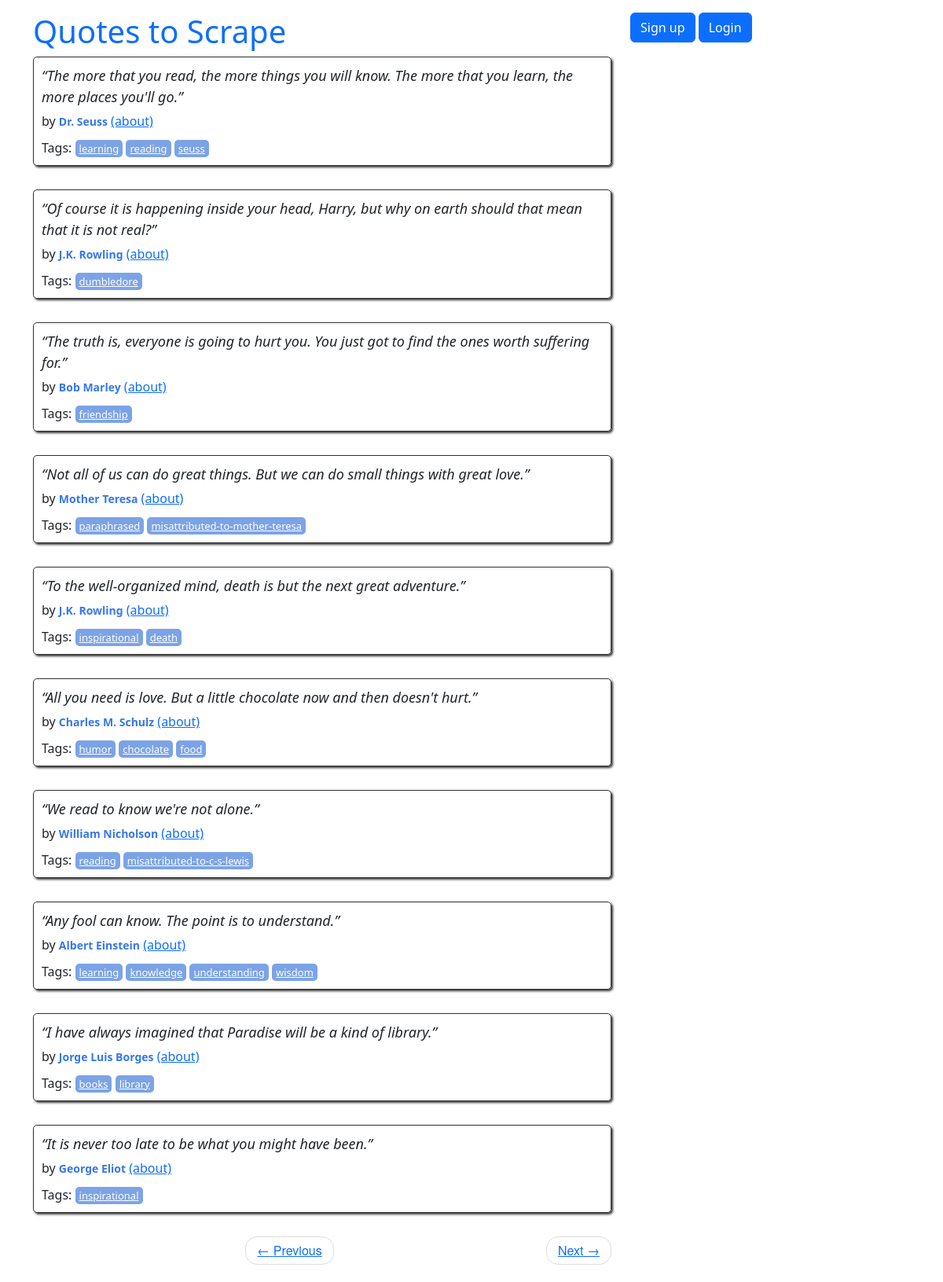
/4, run on the app's committed database.
### quotes/models.py (models this page shows, shortened)
class Quote(models.Model):
    quote = models.TextField()
    tags = models.ManyToManyField(Tag)
    author = models.ForeignKey(Author, on_delete=models.CASCADE, default=None, null=True)
    created_at = models.DateTimeField(auto_now_add=True)

class Author(models.Model):
    fullname = models.CharField(max_length=50)
    born_date = models.CharField(max_length=50)
    born_location = models.CharField(max_length=150)
    description = models.TextField()
    created_at = models.DateTimeField(auto_now_add=True)

class Tag(models.Model):
    name = models.CharField(max_length=30, null=False, unique=True)

### quotes/views.py (the view)
# urls.py: path('', views.main, name='root'),
def main(request, page=1):
    quotes = Quote.objects.order_by('id')
    per_page = 10
    paginator = Paginator(quotes, per_page)
    try:
        quotes_on_page = paginator.page(page)
    except EmptyPage:
        quotes_on_page = paginator.page(paginator.num_pages)
    return render(request, 'quotes/index.html', context={'quotes': quotes_on_page})

### quotes/templates/quotes/index.html
{% extends 'quotes/base.html' %}
{% load extract %}
{% block content %}
<div class="row">
    <div class="col-md-8">
        {% for quote in quotes %}
        <div class="quote" itemscope="">
            <span class="text" itemprop="text">{{quote.quote}}</span>
            <span>by <small class="author" itemprop="author">{{quote.author.fullname}}</small>
            <a href="/author/{{quote.author.id}}">(about)</a>
            </span>
            <div class="tags">
                Tags:
                {% for tag in quote.tags.all %}
                <a class="tag" href="/tag/{{tag.name}}">{{tag.name}}</a>
                {% endfor %}
            </div>
        </div>
        {% endfor %}
        <nav>
            <ul class="pager">
                <li class="previous">
                    <a class="{% if not quotes.has_previous %} disabled {% endif %}"
                       href="{% if quotes.has_previous %} {% url 'quotes:root_paginate' quotes.previous_page_number %} {% else %} # {% endif %}">
                        <span aria-hidden="true">←</span> Previous
                    </a>
                </li>
                <li class="next">
                    <a class="{% if not quotes.has_next %} disabled {% endif %}"
                       href="{% if quotes.has_next %} {% url 'quotes:root_paginate' quotes.next_page_number %} {% else %} # {% endif %}">
                        Next <span aria-hidden="true">→</span></a>
                </li>
            </ul>
        </nav>
    </div>
</div>
{% endblock %}

### quotes/static/quotes/main_style.css (style rules this page uses)
.quote { padding: 10px; margin-bottom: 30px; border: 1px solid #333333; border-radius: 5px; box-shadow: 2px 2px 3px #333333; }
.quote span.text { display: block; margin-bottom: 5px; font-size: large; font-style: italic; }
.quote small.author { font-weight: bold; color: #3677E8; }
.quote .tags { margin-top: 10px; }
.tag { padding: 2px 5px; border-radius: 5px; color: white; font-size: small; background-color: #7CA3E6; }
.pager { font-family: "Raleway","Helvetica Neue",Helvetica,Arial,sans-serif; }
.pager li { display: inline; }
.pager { padding-left: 0; margin: 22px 0; list-style: none; text-align: center; }
.pager .next>a, .pager .next>span { float: right; }
.pager li>a, .pager li>span { display: inline-block; padding: 5px 14px; background-color: #ffffff; border: 1px solid #dddddd; border-radius: 15px; }

### data on the page
Quote: quote "“The more that you read, the more things you will know. The more that you learn, the more places you'll go.”", author.fullname "Dr. Seuss"
Tag: name "learning"
Tag: name "reading"
Tag: name "seuss"
Quote: quote "“Of course it is happening inside your head, Harry, but why on earth should that mean that it is not real?”", author.fullname "J.K. Rowling"
Tag: name "dumbledore"
Quote: quote "“The truth is, everyone is going to hurt you. You just got to find the ones worth suffering for.”", author.fullname "Bob Marley"
Tag: name "friendship"
Quote: quote "“Not all of us can do great things. But we can do small things with great love.”", author.fullname "Mother Teresa"
Tag: name "paraphrased"
Tag: name "misattributed-to-mother-teresa"
Quote: quote "“To the well-organized mind, death is but the next great adventure.”", author.fullname "J.K. Rowling"
Tag: name "inspirational"
Tag: name "death"
Quote: quote "“All you need is love. But a little chocolate now and then doesn't hurt.”", author.fullname "Charles M. Schulz"
Tag: name "humor"
Tag: name "chocolate"
Tag: name "food"
Quote: quote "“We read to know we're not alone.”", author.fullname "William Nicholson"
Tag: name "misattributed-to-c-s-lewis"
Quote: quote "“Any fool can know. The point is to understand.”", author.fullname "Albert Einstein"
Tag: name "knowledge"
Tag: name "understanding"
Tag: name "wisdom"
Quote: quote "“I have always imagined that Paradise will be a kind of library.”", author.fullname "Jorge Luis Borges"
Tag: name "books"
Tag: name "library"
Quote: quote "“It is never too late to be what you might have been.”", author.fullname "George Eliot"
